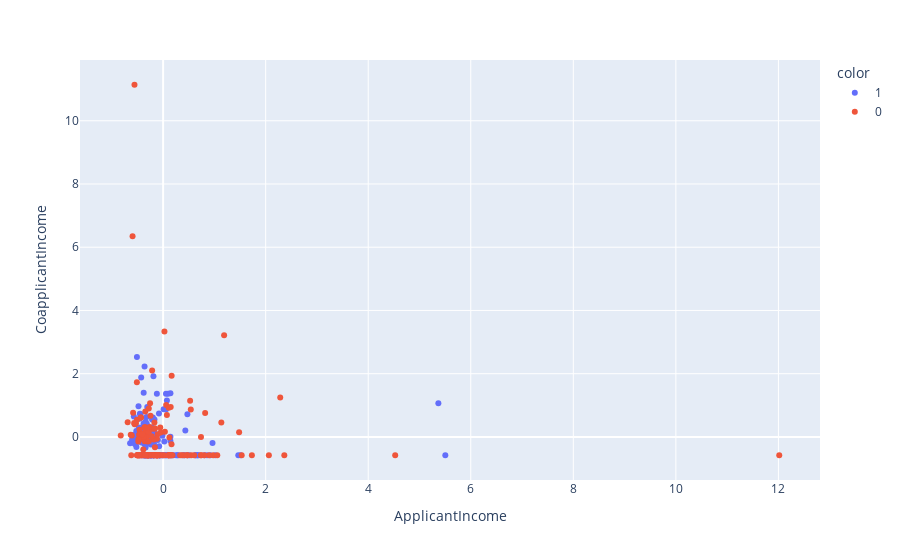
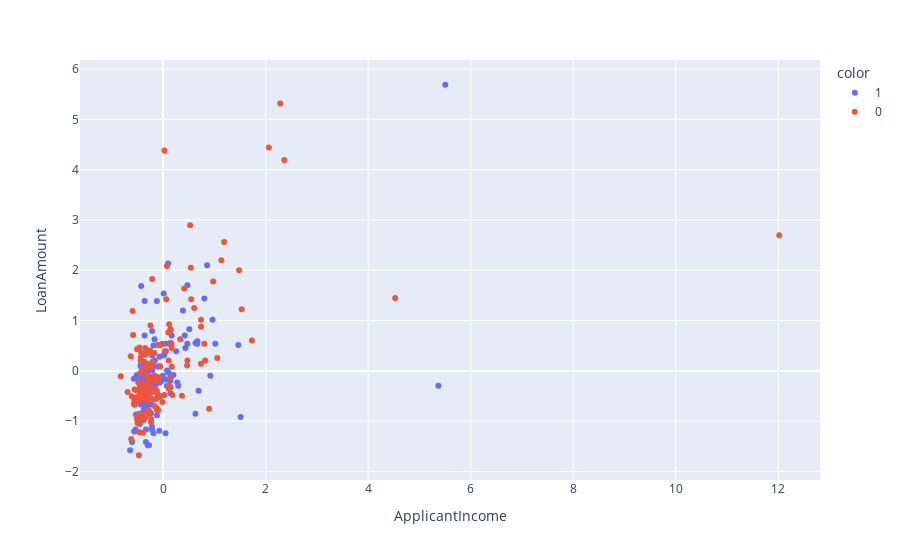
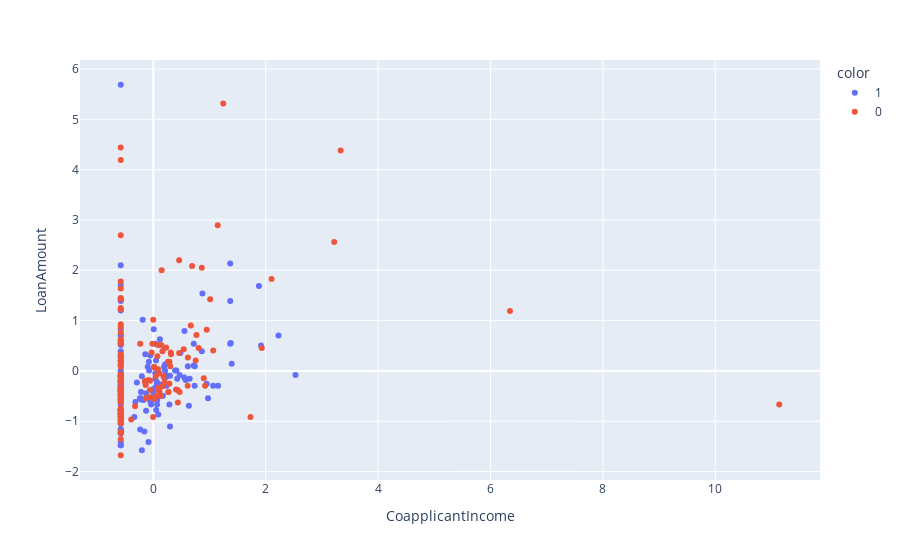

Notebook cell for these charts, in order:
### Markdown cell above
## a column with numbers (numerical values int or float) will be considered as real_value_feature by default in plotly

### Code cell
status_string = [str(x) for x in df.Loan_Status]

for combination in options:
    
    fig = pe.scatter(  x=combination[0], y=combination[1], data_frame=df, color=status_string  )
    display(fig)

### Figure 1 — Plotly figure (JSON) as saved in the notebook; plotly's stock layout.template omitted (floating-point values rounded to 4 significant figures; data arrays with more than 128 entries replaced by an {"elided": "..."} marker saying what was removed)
{"data": [{"hovertemplate": "color=1<br>ApplicantIncome=%{x}<br>CoapplicantIncome=%{y}<extra></extra>", "legendgroup": "1", "marker": {"color": "#636efa", "symbol": "circle"}, "mode": "markers", "name": "1", "orientation": "v", "showlegend": true, "type": "scatter", "x": {"elided": "150 float values"}, "xaxis": "x", "y": {"elided": "150 float values"}, "yaxis": "y"}, {"hovertemplate": "color=0<br>ApplicantIncome=%{x}<br>CoapplicantIncome=%{y}<extra></extra>", "legendgroup": "0", "marker": {"color": "#EF553B", "symbol": "circle"}, "mode": "markers", "name": "0", "orientation": "v", "showlegend": true, "type": "scatter", "x": {"elided": "148 float values"}, "xaxis": "x", "y": {"elided": "148 float values"}, "yaxis": "y"}], "layout": {"legend": {"title": {"text": "color"}, "tracegroupgap": 0}, "margin": {"t": 60}, "xaxis": {"anchor": "y", "domain": [0, 1], "title": {"text": "ApplicantIncome"}}, "yaxis": {"anchor": "x", "domain": [0, 1], "title": {"text": "CoapplicantIncome"}}}}

### Figure 2 — Plotly figure (JSON) as saved in the notebook; plotly's stock layout.template omitted (floating-point values rounded to 4 significant figures; data arrays with more than 128 entries replaced by an {"elided": "..."} marker saying what was removed)
{"data": [{"hovertemplate": "color=1<br>ApplicantIncome=%{x}<br>LoanAmount=%{y}<extra></extra>", "legendgroup": "1", "marker": {"color": "#636efa", "symbol": "circle"}, "mode": "markers", "name": "1", "orientation": "v", "showlegend": true, "type": "scatter", "x": {"elided": "150 float values"}, "xaxis": "x", "y": {"elided": "150 float values"}, "yaxis": "y"}, {"hovertemplate": "color=0<br>ApplicantIncome=%{x}<br>LoanAmount=%{y}<extra></extra>", "legendgroup": "0", "marker": {"color": "#EF553B", "symbol": "circle"}, "mode": "markers", "name": "0", "orientation": "v", "showlegend": true, "type": "scatter", "x": {"elided": "148 float values"}, "xaxis": "x", "y": {"elided": "148 float values"}, "yaxis": "y"}], "layout": {"legend": {"title": {"text": "color"}, "tracegroupgap": 0}, "margin": {"t": 60}, "xaxis": {"anchor": "y", "domain": [0, 1], "title": {"text": "ApplicantIncome"}}, "yaxis": {"anchor": "x", "domain": [0, 1], "title": {"text": "LoanAmount"}}}}

### Figure 3 — Plotly figure (JSON) as saved in the notebook; plotly's stock layout.template omitted (floating-point values rounded to 4 significant figures; data arrays with more than 128 entries replaced by an {"elided": "..."} marker saying what was removed)
{"data": [{"hovertemplate": "color=1<br>CoapplicantIncome=%{x}<br>LoanAmount=%{y}<extra></extra>", "legendgroup": "1", "marker": {"color": "#636efa", "symbol": "circle"}, "mode": "markers", "name": "1", "orientation": "v", "showlegend": true, "type": "scatter", "x": {"elided": "150 float values"}, "xaxis": "x", "y": {"elided": "150 float values"}, "yaxis": "y"}, {"hovertemplate": "color=0<br>CoapplicantIncome=%{x}<br>LoanAmount=%{y}<extra></extra>", "legendgroup": "0", "marker": {"color": "#EF553B", "symbol": "circle"}, "mode": "markers", "name": "0", "orientation": "v", "showlegend": true, "type": "scatter", "x": {"elided": "148 float values"}, "xaxis": "x", "y": {"elided": "148 float values"}, "yaxis": "y"}], "layout": {"legend": {"title": {"text": "color"}, "tracegroupgap": 0}, "margin": {"t": 60}, "xaxis": {"anchor": "y", "domain": [0, 1], "title": {"text": "CoapplicantIncome"}}, "yaxis": {"anchor": "x", "domain": [0, 1], "title": {"text": "LoanAmount"}}}}
